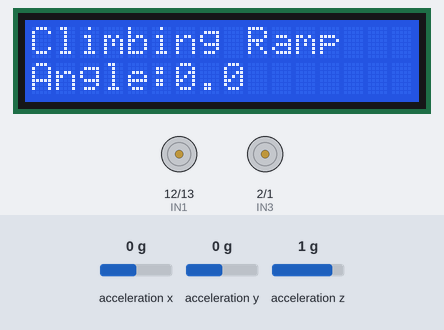
A sketch run on a simulated Arduino Uno, built with avr-gcc and run on an emulated ATmega328P. On the bench: 16×2 character LCD, motor-driver pin pairs drawn as motors (green arrow = first pin HIGH = forward, orange = second pin HIGH = backward, longer = more drive, scaled by the enable pin). Wiring (inferred from the names in the program): MPU-6050 motion sensor at I2C address 0x68. The test bench sets the inputs (shaded band); at power-on: acceleration x 0 g, acceleration y 0 g, acceleration z 1 g.

Above: at 1.7 s.
1.8 s: acceleration x set to -1.4 g
At 2.9 s:
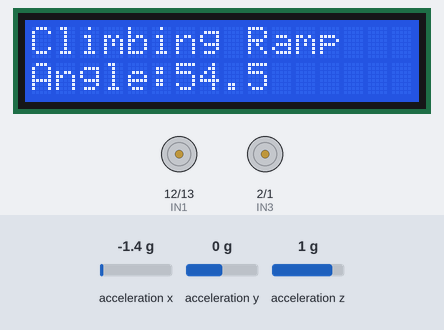
At 7.3 s:
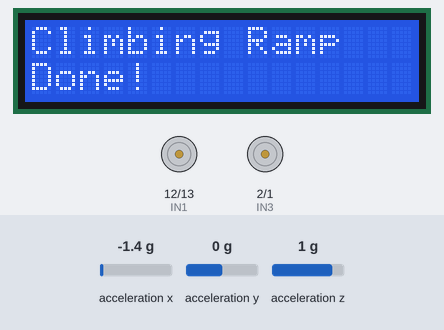
Timing chart, 0 to 8.8 s (numbered marks = the images above; inputs shaded):
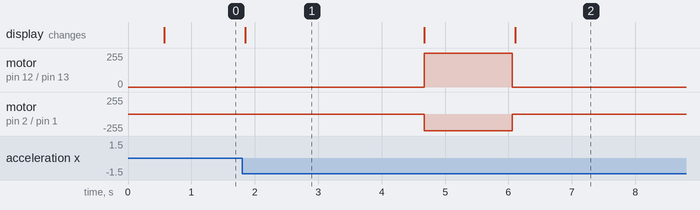

The sketch:

Full_ramp_code.ino
```cpp
#include <Wire.h>
#include <LiquidCrystal.h>
#include <math.h>

// LCD
LiquidCrystal lcd(8, 9, 4, 5, 6, 7);

// MPU6050
const int MPU = 0x68;
float AccX, AccY, AccZ;
float rampAngle = 0;

// Motor A (Left)
const int ENA = A1;
const int IN1 = 12;
const int IN2 = 13;
#define LEFT_SPEED 200

// Motor B (Right)
const int ENB = 3;
const int IN3 = 2;
const int IN4 = 1;
#define RIGHT_SPEED 252

// State machine
enum RobotState {STATE_MOVE, STATE_WAIT_TOP, STATE_ROTATE, STATE_DONE};
RobotState state = STATE_MOVE;
unsigned long stateStartTime = 0;
bool rotationStarted = false;
unsigned long rotateStartTime = 0;

void setup() {
  lcd.begin(16, 2);
  lcd.print("Starting...");
  delay(500);

  // Motors
  pinMode(ENA, OUTPUT);
  pinMode(IN1, OUTPUT);
  pinMode(IN2, OUTPUT);
  pinMode(ENB, OUTPUT);
  pinMode(IN3, OUTPUT);
  pinMode(IN4, OUTPUT);
  stopMotors();

  // MPU6050 setup
  Wire.begin();
  Wire.beginTransmission(MPU);
  Wire.write(0x6B);
  Wire.write(0);
  Wire.endTransmission(true);

  lcd.clear();
  lcd.print("Climbing Ramp");
  moveForward();
}

void loop() {
  unsigned long currentTime = millis();

  // ---- READ MPU6050 ----
  Wire.beginTransmission(MPU);
  Wire.write(0x3B);
  Wire.endTransmission(false);
  Wire.requestFrom(MPU, 6, true);

  AccX = Wire.read() << 8 | Wire.read();
  AccY = Wire.read() << 8 | Wire.read();
  AccZ = Wire.read() << 8 | Wire.read();

  // ---- CALCULATE PITCH ----
  float Ax = AccX / 16384.0;
  float Ay = AccY / 16384.0;
  float Az = AccZ / 16384.0;
  float pitch = -atan2(Ax, sqrt(Ay*Ay + Az*Az)) * 180 / PI;

  // ---- CALCULATE RAMP ANGLE DYNAMICALLY ----
  rampAngle = pitch; // current slope of ramp

  switch (state) {

    case STATE_MOVE:
      lcd.setCursor(0, 1);
      lcd.print("Angle:");
      lcd.print(rampAngle, 1);
      lcd.print("   ");

      // Detect flattening at top dynamically
      if (abs(rampAngle) < 5.0 && rampAngle > -5.0) { // ±5° threshold for top
        stopMotors();
        stateStartTime = currentTime;
        state = STATE_WAIT_TOP;
      }
      break;

    case STATE_WAIT_TOP:
      lcd.setCursor(0, 1);
      lcd.print("Angle:");
      lcd.print(rampAngle, 1);
      lcd.print("   ");

      // Wait 4 seconds
      if (currentTime - stateStartTime >= 4000) {
        state = STATE_ROTATE;
        rotationStarted = false;
      }
      break;

    case STATE_ROTATE:
      lcd.setCursor(0, 1);
      lcd.print("Rotating...     ");
      rotate360NonBlocking(currentTime);
      break;

    case STATE_DONE:
      lcd.setCursor(0, 1);
      lcd.print("Done!           ");
      stopMotors();
      break;
  }

  delay(50);
}

// ---------------------------
// MOVE FORWARD
// ---------------------------
void moveForward() {
  digitalWrite(IN1, HIGH);
  digitalWrite(IN2, LOW);
  digitalWrite(IN3, HIGH);
  digitalWrite(IN4, LOW);

  analogWrite(ENA, LEFT_SPEED);
  analogWrite(ENB, RIGHT_SPEED);
}

// ---------------------------
// STOP MOTORS
// ---------------------------
void stopMotors() {
  digitalWrite(IN1, LOW);
  digitalWrite(IN2, LOW);
  analogWrite(ENA, 0);

  digitalWrite(IN3, LOW);
  digitalWrite(IN4, LOW);
  analogWrite(ENB, 0);
}

// ---------------------------
// ROTATE 360° (non-blocking, fixed 1.35s)
// ---------------------------
void rotate360NonBlocking(unsigned long currentTime) {
  if (!rotationStarted) {
    digitalWrite(IN1, HIGH);
    digitalWrite(IN2, LOW);
    digitalWrite(IN3, LOW);
    digitalWrite(IN4, HIGH);
    analogWrite(ENA, LEFT_SPEED);
    analogWrite(ENB, RIGHT_SPEED);
    rotateStartTime = currentTime;
    rotationStarted = true;
  }

  if (currentTime - rotateStartTime >= 1350) { // rotate for 1.35 sec
    stopMotors();
    state = STATE_DONE;
  }
}
```

Measured:
- what the display in image 1 shows lasts 2.9 s, from 1.8 s to 4.7 s
